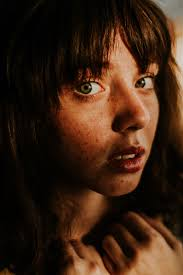
#> input picture images/object_sample.jpeg, 183 x 275 px
$ python object_detection.py
#> lines starting #> are read from the running program, lines starting #| are printed output that depends on the picture; after the words box and inside, x2 and y2 are one past the last pixel; in counts of white or black regions, pixels touching at a corner belong together
import cv2

# Load Haar Cascade classifiers from OpenCV's pre-installed directory
face_cascade = cv2.CascadeClassifier(cv2.data.haarcascades + 'haarcascade_frontalface_default.xml')
eye_cascade = cv2.CascadeClassifier(cv2.data.haarcascades + 'haarcascade_eye.xml')
smile_cascade = cv2.CascadeClassifier(cv2.data.haarcascades + 'haarcascade_smile.xml')

# ✅ Debugging: Check if cascades are loading properly
if face_cascade.empty():
    print("⚠️ Failed to load face cascade!")
if eye_cascade.empty():
    print("⚠️ Failed to load eye cascade!")
if smile_cascade.empty():
    print("⚠️ Failed to load smile cascade!")

# Read the image
img = cv2.imread('../images/object_sample.jpeg')
#> img is the input picture: shape (275, 183, 3); mean B, G, R 20, 34.9, 58.4

# ✅ Debugging: Check if the image is loading correctly
if img is None:
    print("⚠️ Failed to load image!")
else:
    print(f"✅ Image loaded successfully. Shape: {img.shape}")
#| ✅ Image loaded successfully. Shape: (275, 183, 3)

# ✅ Resize the image for better detection
img = cv2.resize(img, (600, 800))  # Increased size for better detail
#> img: shape (800, 600, 3)

# ✅ Reduce blur strength for fine details
img = cv2.GaussianBlur(img, (3, 3), 0)

# Convert to grayscale for better accuracy
gray = cv2.cvtColor(img, cv2.COLOR_BGR2GRAY)
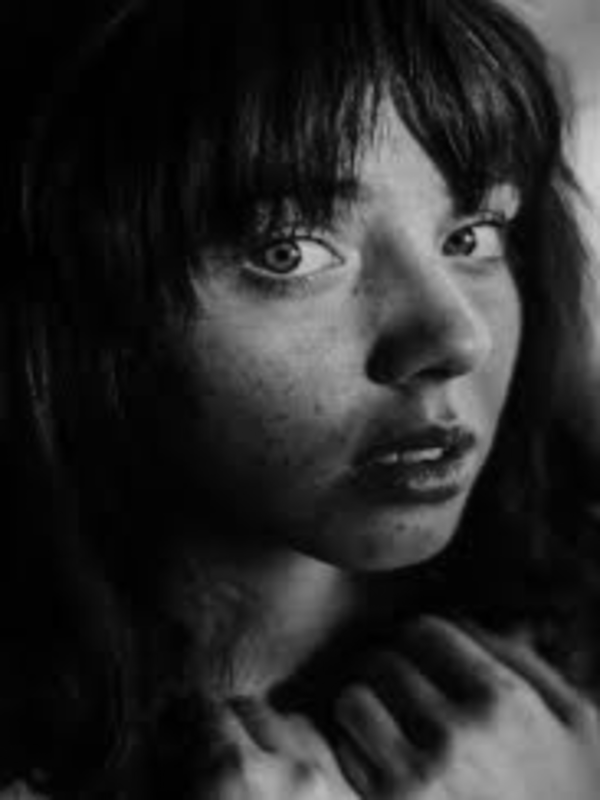
#> gray: shape (800, 600); min 0, max 210, mean 40.1

# ✅ Face Detection (Final Parameters)
faces = face_cascade.detectMultiScale(gray, scaleFactor=1.03, minNeighbors=2)
#> faces = [[194, 276, 50, 50], [317, 285, 220, 220]]
print(f"✅ Faces detected: {len(faces)}")
#| ✅ Faces detected: 2

# ✅ Draw a rectangle around the detected face(s)
for (x, y, w, h) in faces:
    cv2.rectangle(img, (x, y), (x+w, y+h), (255, 0, 0), 2)  # Blue for face

    # ✅ Resize the ROI for better eye/smile detection
    roi_gray = gray[y:y+h, x:x+w]
    roi_color = img[y:y+h, x:x+w]

    # ✅ Eye Detection (Even More Flexible Parameters)
    eyes = eye_cascade.detectMultiScale(roi_gray, scaleFactor=1.02, minNeighbors=1)
    print(f"✅ Eyes detected: {len(eyes)}")
    for (ex, ey, ew, eh) in eyes:
        cv2.rectangle(roi_color, (ex, ey), (ex+ew, ey+eh), (0, 255, 0), 2)  # Green for eyes

    # ✅ Smile Detection (Final Parameters)
    smiles = smile_cascade.detectMultiScale(roi_gray, scaleFactor=1.5, minNeighbors=10)
    print(f"✅ Smiles detected: {len(smiles)}")
    for (sx, sy, sw, sh) in smiles:
        cv2.rectangle(roi_color, (sx, sy), (sx+sw, sy+sh), (255, 255, 0), 2)  # Yellow for smile
#> this loop made 2 passes
#> (x, y, w, h, eyes, smiles) on pass 2: (317, 285, 220, 220, [[74, 94, 27, 27], [95, 61, 50, 50]], [[70, 150, 81, 40], [42, 141, 122, 61]])
#| ✅ Eyes detected: 0
#| ✅ Smiles detected: 0
#| ✅ Eyes detected: 2
#| ✅ Smiles detected: 2
#> pass 1, `roi_gray = gray[y:y+h, x:x+w]`:
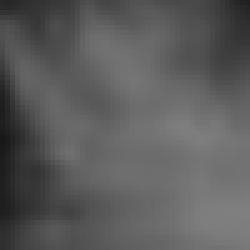
#> roi_gray: shape (50, 50) (shown 5 times larger); min 24, max 127, mean 91.7
#> pass 1, `roi_color = img[y:y+h, x:x+w]`:
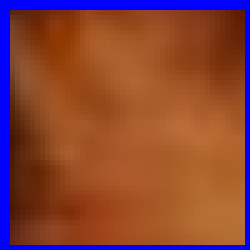
#> roi_color: shape (50, 50, 3) (shown 5 times larger); mean B, G, R 58.9, 68.3, 134.7
#> pass 2, `roi_gray = gray[y:y+h, x:x+w]`:
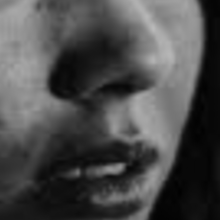
#> roi_gray: shape (220, 220); min 1, max 186, mean 75.2
#> pass 2, `roi_color = img[y:y+h, x:x+w]`:
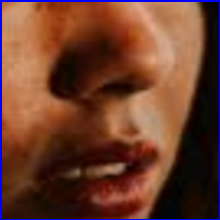
#> roi_color: shape (220, 220, 3); mean B, G, R 44.4, 61.7, 108.8
#> after the loop:
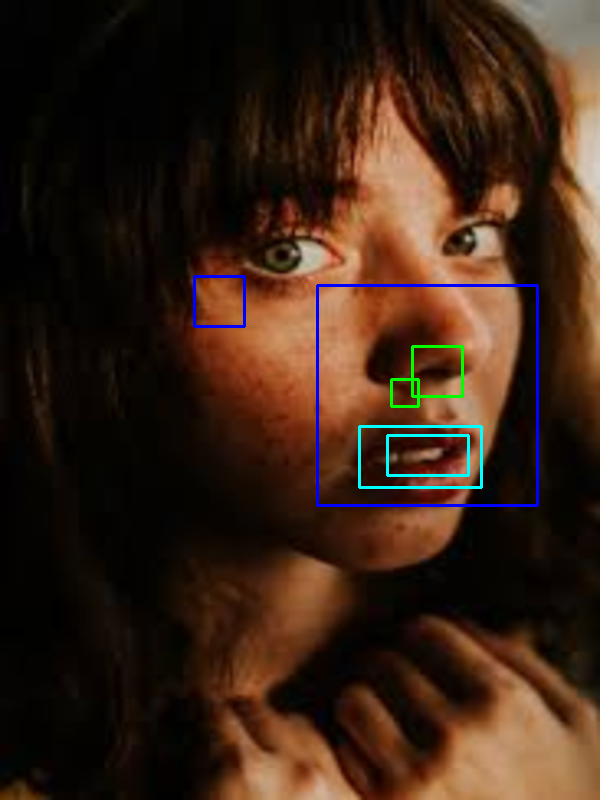
#> img: shape (800, 600, 3); mean B, G, R 22.3, 35.5, 57.1
#> after the loop:
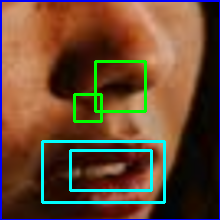
#> roi_color: shape (220, 220, 3); 5.61% of pixels changed, all inside (x1, y1, x2, y2) = (41, 60, 166, 204)

# ✅ Show the result directly using OpenCV
cv2.imshow("Face, Eye, and Smile Detection", img)
cv2.waitKey(0)
cv2.destroyAllWindows()

$ run again, with images/smoothing_sample.jpg copied over images/object_sample.jpeg
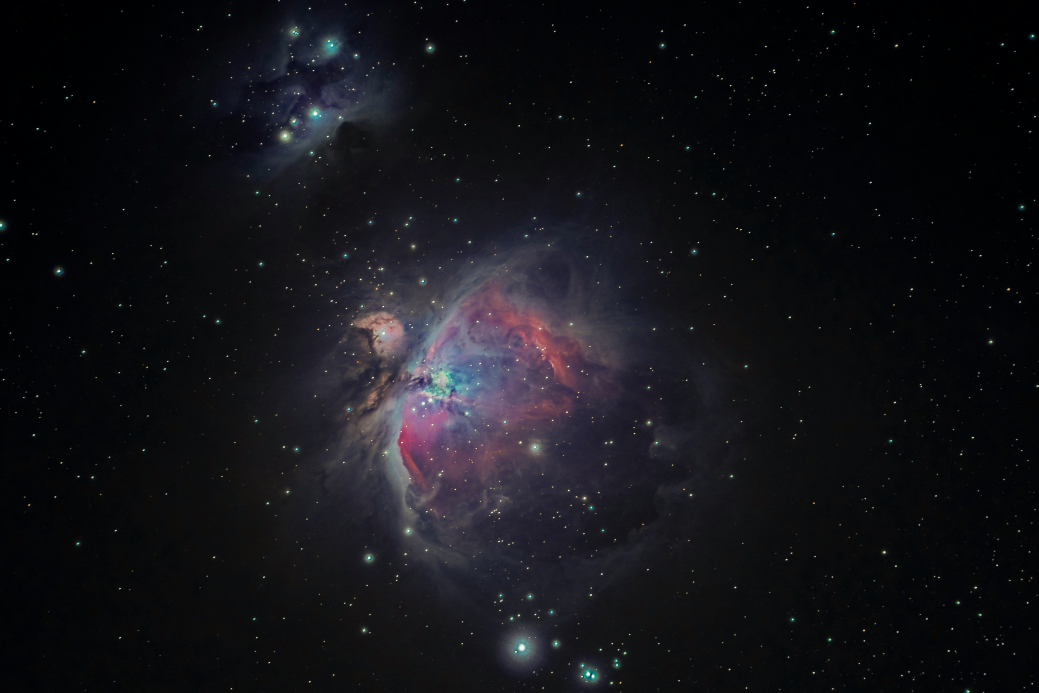
#> input picture images/smoothing_sample.jpg, 4155 x 2770 px (shown at 1/4 size)
#> img is the input picture: shape (2770, 4155, 3); mean B, G, R 24, 19.3, 19.5
#| ✅ Image loaded successfully. Shape: (2770, 4155, 3)
#> `gray = cv2.cvtColor(img, cv2.COLOR_BGR2GRAY)`:
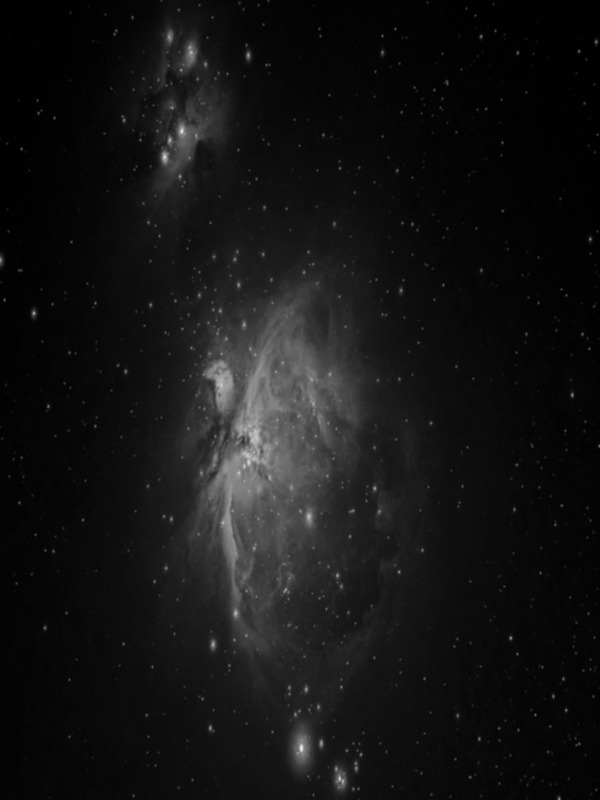
#> gray: shape (800, 600); min 0, max 238, mean 19.8
#> faces = [[259, 318, 54, 54]]
#| ✅ Faces detected: 1
#> the loop `for (x, y, w, h) in faces:` made 1 pass
#> (printed output is left out)
#> after the loop `for (x, y, w, h) in faces:`:
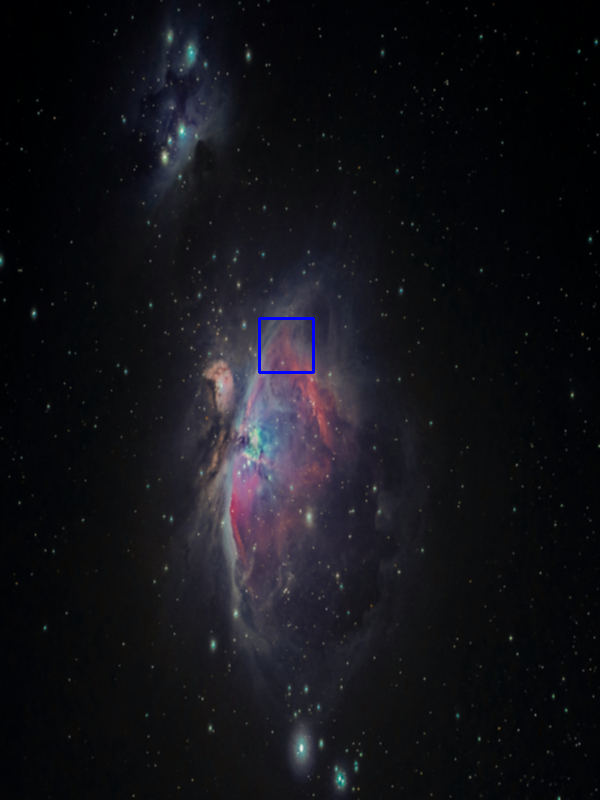
#> img: shape (800, 600, 3); mean B, G, R 24.1, 19.1, 19.3
